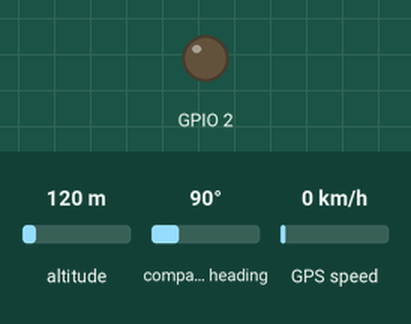
This sketch was run on a simulated ESP32. On the bench: output pins drawn as LEDs (lit = HIGH). The test bench sets the inputs (shaded band); at power-on: altitude 120 m, compass heading 90°, GPS speed 0 km/h. WiFi joins after 1.5 s; servers stay silent unless stated; the GPS gets a fix after 3 s at 37.7749, -122.4194 with 8 satellites; the modem accepts every AT command (registered, SIM ready, sends succeed) and sends nothing else; what the sketch prints to the serial monitor is not drawn.

Above: at 30.4 s.
Timing chart, 0 to 130.0 s (numbered marks = the images above):
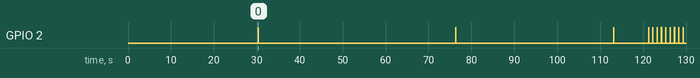

The sketch:

full_firmware_4g.ino
```cpp
// ESP32 GPS Tracker v3 — 健康监控 + 远程指令 + 夜间降频
#include <TinyGPS++.h>
#include <WiFi.h>
#include <ArduinoOTA.h>
#define FW_VER "3.0"

#define AIR_RX 4
#define AIR_TX 5
#define AIR_PWR 27
#define GPS_RX 16
#define GPS_TX 17
#define ALT_N 50

// WiFi（OTA 用）
const char* WIFI_SSID = "WIFI";
const char* WIFI_PASS = "999999999";

// 围栏：家坐标 + 半径（米）
const double HOME_LAT = 30.956900;
const double HOME_LNG = 121.805200;
const float FENCE_RADIUS = 500.0;  // 500米

TinyGPSPlus gps;
float lat,lng,alt,spd; int sat; bool fix;
float altBuf[ALT_N]; int altI=0,altC=0;
bool wifiOn=false, fenceAlert=false;
unsigned long lastMoveTime=0;

float filterAlt(float raw){
  altBuf[altI]=raw; altI=(altI+1)%ALT_N; if(altC<ALT_N)altC++;
  float s=0; for(int i=0;i<altC;i++)s+=altBuf[i];
  return s/altC;
}

// 距离计算（米）
float distKm(double la1,double lo1,double la2,double lo2){
  float dlat=(la2-la1)*111320.0;
  float dlng=(lo2-lo1)*111320.0*cos(la1*PI/180);
  return sqrt(dlat*dlat+dlng*dlng);
}

// ===== AT =====
String atCmd(const char* cmd,unsigned long to=3000){
  while(Serial1.available())Serial1.read();
  Serial1.print(cmd);Serial1.print("\r\n");
  String r; unsigned long t=millis();
  while(millis()-t<to){if(Serial1.available())r+=(char)Serial1.read();delay(1);}
  return r;
}

void airPowerOn(){
  pinMode(AIR_PWR,OUTPUT);digitalWrite(AIR_PWR,LOW);delay(200);
  digitalWrite(AIR_PWR,HIGH);delay(3000);digitalWrite(AIR_PWR,LOW);delay(4000);
}

// Li-Ion 18650 真实放电曲线 (mV → %)
int lipoPct(int mv){
  if(mv>=4200)return 100;if(mv>=4100)return 92;if(mv>=4000)return 85;
  if(mv>=3950)return 78;if(mv>=3900)return 70;if(mv>=3850)return 62;
  if(mv>=3800)return 53;if(mv>=3750)return 42;if(mv>=3700)return 30;
  if(mv>=3650)return 20;if(mv>=3600)return 12;if(mv>=3500)return 5;
  if(mv>=3400)return 2;return 0;
}

bool init4G(){
  // 多次 AT 唤醒探测（模块可能在 CSCLK=2 休眠中）
  for(int w=0;w<3;w++){
    Serial1.print("AT\r\n");delay(300);
    String pre=atCmd("AT",3000);
    if(pre.indexOf("OK")>=0){Serial.println("4G already ON");goto pdp;}
  }
  // 模块确实未开机，PWRKEY 触发
  for(int cycle=0;cycle<3;cycle++){
    Serial.printf("PWRKEY 触发 (%d/3)...\n",cycle+1);
    airPowerOn();  // GPIO27 HIGH → S8050导通 → PWRKEY拉低1.5秒
    delay(8000);
    for(int i=0;i<10;i++){
      String r=atCmd("AT",2000);
      if(r.indexOf("OK")>=0){Serial.println("AT OK");goto pdp;}
      Serial.printf("  retry %d/10\n",i+1);
      delay(1000);
    }
  }
  Serial.println("AT FAIL");return false;
  pdp:
  Serial.println("AT OK, init PDP...");
  String r1=atCmd("AT+CSQ",2000); Serial.printf("CSQ:%s\n",r1.c_str());
  String r2=atCmd("AT+CGATT=1",5000); Serial.printf("ATT:%s\n",r2.c_str());
  String r3=atCmd("AT+CSTT=\"UNINET\"",2000); Serial.printf("STT:%s\n",r3.c_str());
  String r4=atCmd("AT+CIICR",8000); Serial.printf("ICR:%s\n",r4.c_str());
  String r5=atCmd("AT+CIFSR",2000); Serial.printf("IP:%s\n",r5.c_str());
  return r5.indexOf(".")>0;
}

void httpReport(float la,float lo,float al,float sp,int sa,int ba,int cs,bool hasFix,int bMv){
  char url[450];
  if(hasFix){
    snprintf(url,sizeof(url),
      "GET /esp32/mmq/receiver.php?lat=%.6f&lng=%.6f&alt=%.1f&spd=%.1f&sat=%d&fix=1&csq=%d&battery=%d&mv=%d&fw=%s&uptime=%lu&heap=%u HTTP/1.1\r\nHost: shangdy.duckdns.org\r\nConnection: close\r\n\r\n",
      la,lo,al,sp,sa,cs,ba,bMv,FW_VER,millis()/1000,ESP.getFreeHeap());
  } else {
    snprintf(url,sizeof(url),
      "GET /esp32/mmq/receiver.php?lat=0.1&lng=0.1&fix=0&csq=%d&battery=%d&mv=%d&fw=%s&uptime=%lu&heap=%u HTTP/1.1\r\nHost: shangdy.duckdns.org\r\nConnection: close\r\n\r\n",
      cs,ba,bMv,FW_VER,millis()/1000,ESP.getFreeHeap());
  }
  // 关闭上次连接（用 CIPCLOSE 而非 CIPSHUT，保留 PDP 上下文）
  Serial1.print("AT+CIPCLOSE\r\n");delay(300);while(Serial1.available())Serial1.read();
  String r=atCmd("AT+CIPSTART=\"TCP\",\"shangdy.duckdns.org\",80",10000);
  unsigned long t=millis();while(millis()-t<5000){while(Serial1.available())r+=(char)Serial1.read();if(r.indexOf("CONNECT")>=0)break;delay(50);}
  if(r.indexOf("CONNECT")<0){
    // PDP 可能掉了，重新激活
    Serial.println("HTTP TCP FAIL, re-PDP...");
    atCmd("AT+CGATT=1",5000);
    atCmd("AT+CSTT=\"UNINET\"",2000);
    atCmd("AT+CIICR",8000);
    r=atCmd("AT+CIPSTART=\"TCP\",\"shangdy.duckdns.org\",80",10000);
    t=millis();while(millis()-t<5000){while(Serial1.available())r+=(char)Serial1.read();if(r.indexOf("CONNECT")>=0)break;delay(50);}
  }
  if(r.indexOf("CONNECT")<0){Serial.println("HTTP TCP FAIL final");return;}
  while(Serial1.available())Serial1.read();
  Serial1.print("AT+CIPSEND=");Serial1.print(strlen(url));Serial1.print("\r\n");
  String w;t=millis();while(millis()-t<5000){if(Serial1.available()){w+=(char)Serial1.read();if(w.indexOf(">")>=0)break;}delay(1);}
  if(w.indexOf(">")>=0){
    Serial1.print(url);
    // 等 SEND OK 确认数据已发出，否则 CIPCLOSE 会中断发送
    String ok;t=millis();
    while(millis()-t<8000){if(Serial1.available()){ok+=(char)Serial1.read();if(ok.indexOf("SEND OK")>=0)break;}delay(1);}
    if(ok.indexOf("SEND OK")<0)Serial.println("HTTP SEND?");
  }
  Serial1.print("AT+CIPCLOSE\r\n");delay(200);while(Serial1.available())Serial1.read();
  Serial.println("HTTP OK");
}

void mqttPublish(const char* topic,const char* payload){
  Serial1.print("AT+CIPCLOSE\r\n");delay(300);while(Serial1.available())Serial1.read();
  String r=atCmd("AT+CIPSTART=\"TCP\",\"broker.emqx.io\",1883",8000);
  unsigned long t=millis();while(millis()-t<5000){while(Serial1.available())r+=(char)Serial1.read();if(r.indexOf("CONNECT")>=0)break;delay(50);}
  if(r.indexOf("CONNECT")<0){Serial.println("MQTT TCP FAIL");return;}
  int tlen=strlen(topic),plen=strlen(payload);
  uint8_t conn[]={0x10,0x0E,0x00,0x04,'M','Q','T','T',0x04,0x02,0x00,0x1E,0x00,0x02,'g','p'};
  uint8_t pub[128];int pos=0;
  pub[pos++]=0x30;pub[pos++]=2+tlen+plen;pub[pos++]=0x00;pub[pos++]=tlen;
  memcpy(pub+pos,topic,tlen);pos+=tlen;memcpy(pub+pos,payload,plen);pos+=plen;
  while(Serial1.available())Serial1.read();
  Serial1.print("AT+CIPSEND=");Serial1.print(sizeof(conn));Serial1.print("\r\n");
  String w;t=millis();while(millis()-t<5000){if(Serial1.available()){w+=(char)Serial1.read();if(w.indexOf(">")>=0)break;}delay(1);}
  if(w.indexOf(">")>=0){Serial1.write(conn,sizeof(conn));delay(300);while(Serial1.available())Serial1.read();}
  Serial1.print("AT+CIPSEND=");Serial1.print(pos);Serial1.print("\r\n");
  w="";t=millis();while(millis()-t<5000){if(Serial1.available()){w+=(char)Serial1.read();if(w.indexOf(">")>=0)break;}delay(1);}
  if(w.indexOf(">")>=0){Serial1.write(pub,pos);delay(300);}
  Serial1.print("AT+CIPCLOSE\r\n");delay(200);while(Serial1.available())Serial1.read();
}

// ===== 主程序 =====
void setup(){
  Serial.begin(115200);delay(500);
  Serial.println("\n=== GPS Tracker v2 ===");
  pinMode(2,OUTPUT);digitalWrite(2,LOW);
  Serial2.begin(9600,SERIAL_8N1,GPS_RX,GPS_TX);
  Serial1.begin(115200,SERIAL_8N1,AIR_RX,AIR_TX);
  delay(3000);  // 等 Air780EX VBAT 供电稳定

  // WiFi OTA（尝试连接家里WiFi）
  WiFi.begin(WIFI_SSID,WIFI_PASS);
  int w=0;while(WiFi.status()!=WL_CONNECTED&&w++<8){delay(500);Serial.print(".");}
  if(WiFi.status()==WL_CONNECTED){
    wifiOn=true;
    Serial.printf("\nWiFi: %s\n",WiFi.localIP().toString().c_str());
    ArduinoOTA.setHostname("esp32-gps");ArduinoOTA.setPassword("12345678");ArduinoOTA.begin();
    Serial.println("OTA ready");
  }else{Serial.println("\nWiFi fail, 4G only");}

  if(init4G()){
    Serial.println("4G OK");
    atCmd("AT+CSCLK=0");  // 关闭休眠，LED保持闪烁（耗电增加~100mA）
  }else{Serial.println("4G FAIL");}
}

void loop(){
  if(wifiOn)ArduinoOTA.handle();  // OTA 更新检查

  static unsigned long hb=0;
  if(millis()-hb>1000){hb=millis();digitalWrite(2,HIGH);delay(30);digitalWrite(2,LOW);}

  // GPS
  while(Serial2.available()){
    if(gps.encode(Serial2.read())){
      if(gps.location.isValid()){lat=gps.location.lat();lng=gps.location.lng();fix=true;}
      if(gps.altitude.isValid())alt=filterAlt(gps.altitude.meters());
      if(gps.speed.isValid())spd=gps.speed.kmph();
      if(gps.satellites.isValid())sat=gps.satellites.value();
    }
  }

  // ==== 电子围栏 ====
  if(fix){
    float d=distKm(HOME_LAT,HOME_LNG,lat,lng);
    if(d>FENCE_RADIUS&&!fenceAlert){
      fenceAlert=true;
      char fj[64];snprintf(fj,sizeof(fj),"{\"alert\":\"fence\",\"dist\":%.0f,\"lat\":%.6f,\"lng\":%.6f}",d,lat,lng);
      mqttPublish("esp32/gps",fj);
      Serial.printf("FENCE! %.0fm\n",d);
    }
    if(d<FENCE_RADIUS&&fenceAlert)fenceAlert=false;
  }

  // ==== 夜间模式：22:00-6:00 降频 ====
  bool nightMode=false;
  if(gps.time.isValid()){
    int h=(gps.time.hour()+8)%24; // UTC+8 北京时间
    nightMode=(h>=22||h<6);
  }

  // ==== 远程指令轮询（每5分钟）====
  static unsigned long lc=0;
  if(millis()-lc>300000){lc=millis();
    Serial1.print("AT+CIPSHUT\r\n");delay(300);while(Serial1.available())Serial1.read();
    String r=atCmd("AT+CIPSTART=\"TCP\",\"shangdy.duckdns.org\",80",8000);
    if(r.indexOf("CONNECT")>=0){
      while(Serial1.available())Serial1.read();
      Serial1.print("AT+CIPSEND=70\r\n");delay(500);
      String w;unsigned long t=millis();
      while(millis()-t<3000){if(Serial1.available()){w+=(char)Serial1.read();if(w.indexOf(">")>=0)break;}delay(1);}
      if(w.indexOf(">")>=0){
        Serial1.print("GET /esp32/mmq/cmd_api.php?device=esp32 HTTP/1.1\r\nHost: shangdy.duckdns.org\r\nConnection: close\r\n\r\n");
        delay(2000);
        String resp;while(Serial1.available())resp+=(char)Serial1.read();
        if(resp.indexOf("\"reboot\"")>=0){Serial.println("CMD:reboot");ESP.restart();}
        if(resp.indexOf("\"deep\"" )>=0){Serial.println("CMD:deep");nightMode=true;}
        Serial.printf("CMD: %s\n",resp.substring(0,100).c_str());
      }
      Serial1.print("AT+CIPCLOSE\r\n");delay(200);while(Serial1.available())Serial1.read();
    }
  }

  // ==== 低功耗：三级降频 ====
  bool idle=(spd<2.0);
  if(idle){if(lastMoveTime==0)lastMoveTime=millis();}
  else lastMoveTime=millis();
  bool deepSleep=(idle&&millis()-lastMoveTime>300000); // 静止>5min=深度休眠
  bool lowPower=(idle&&millis()-lastMoveTime>60000);   // 静止>60s=低功耗

  static unsigned long lg=0;
  if(millis()-lg>(deepSleep?30000:lowPower?15000:5000)){lg=millis();
    if(fix)Serial.printf("GPS: %.6f,%.6f sat=%d alt=%.1f %s\n",lat,lng,sat,alt,deepSleep?"DEEP":lowPower?"LP":"");
    else Serial.println("GPS: wait...");
  }

  // 电量 + 信号（每30秒读一次，避免频繁AT命令）
  static unsigned long bt=0; static int bat=0,batMv=0,csq=0;
  if(millis()-bt>30000){bt=millis();
    atCmd("AT",1000); // 唤醒模块
    String cbc=atCmd("AT+CBC",5000);
    int p=cbc.indexOf("+CBC:");if(p>=0){int mv=cbc.substring(p+5).toInt();if(mv>0){batMv=mv;bat=lipoPct(mv);}}
    String cs=atCmd("AT+CSQ",2000);
    p=cs.indexOf("+CSQ:");if(p>=0)csq=cs.substring(p+5).toInt();
  }
  static bool batAlert=false;if(bat<20&&!batAlert){batAlert=true;}if(bat>25)batAlert=false;

  // MQTT 电量（正常30s，LP 120s，DEEP 600s，夜间×2）
  static unsigned long lb=0;
  int mqttIvl=deepSleep?600:lowPower?120:30; if(nightMode&&!lowPower)mqttIvl*=2;
  if(millis()-lb>mqttIvl*1000){lb=millis();
    char bj[32];snprintf(bj,sizeof(bj),"{\"bat\":%d,\"fix\":%d}",bat,fix?1:0);
    Serial.printf("BAT: %d%% %s%s\n",bat,deepSleep?"DEEP":lowPower?"LP":"",nightMode?" NIGHT":"");
    mqttPublish("esp32/gps",bj);
    Serial.println("MQTT done");
  }

  // HTTP 上报（有fix时正常20s，无fix时心跳60s）
  static unsigned long lp=0;
  int httpIvl=fix?(deepSleep?300:lowPower?60:20):60; if(nightMode&&!lowPower)httpIvl*=2;
  if(millis()-lp>httpIvl*1000){lp=millis();
    if(fix)Serial.printf("HTTP>> lat=%.6f lng=%.6f alt=%.1f\n",lat,lng,alt);
    else Serial.printf("HTTP heartbeat csq=%d\n",csq);
    httpReport(lat,lng,alt,spd,sat,bat,csq,fix,batMv);
    if(bat<20){char aj[32];snprintf(aj,sizeof(aj),"{\"alert\":\"lowbat\",\"bat\":%d}",bat);mqttPublish("esp32/gps",aj);}
  }
  delay(50);
}
```
